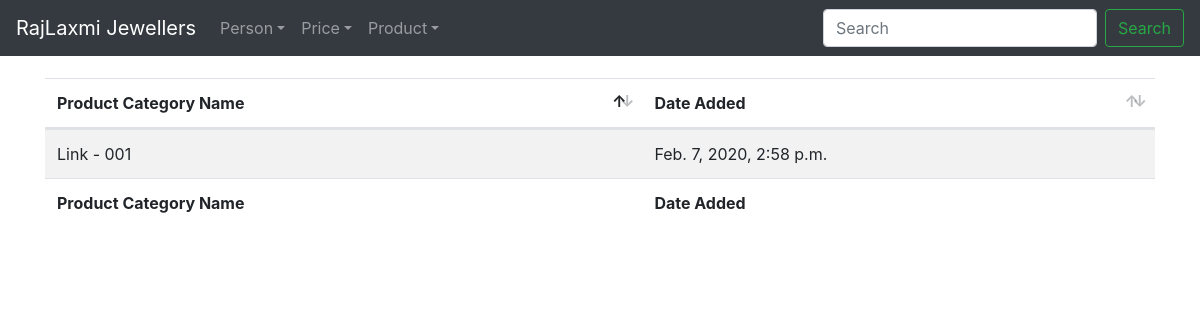
Page /product/category/detail/2/ on the committed database.
### product/models.py (models this page shows, shortened)
class ProductCategory(models.Model):
	p_category = RegexValidator(regex="^([A-Za-z0-9\-\ ]+)$",
								message="Only Letters, Numbers and Hyphen(-) Allowed")
	product_category = models.CharField(max_length=50, unique=True,
										validators=[p_category,
													MinLengthValidator(limit_value=3),
													MaxLengthValidator(limit_value=50), ])
	date_added = models.DateTimeField(auto_now_add=True)

### product/views.py (the view)
# urls.py: path("category/detail/<int:pk>/", DetailProductCategoryView.as_view(), name="product-category-detail"),
class DetailProductCategoryView(DetailView):
	model = ProductCategory

### product/templates/product/productcategory_detail.html (shortened to what this page needs)
{% extends "base.html" %}
{% block content %}
<table id="product_category_table" class="table table-hover table-striped" style="width:100%">
	<thead>
		<tr>
			<th>Product Category Name</th>
			<th>Date Added</th>
		</tr>
	</thead>
	<tbody>
		<tr>
			<td>{{ productcategory.product_category }}</td>
			<td>{{ productcategory.date_added }}</td>
		</tr>
	</tbody>
	<tfoot>
		<tr>
			<th>Product Category Name</th>
			<th>Date Added</th>
		</tr>
	</tfoot>
</table>
{% endblock content %}

### rows in the picture
ProductCategory: product_category "Link - 001", date_added "Feb. 7, 2020, 2:58 p.m."
